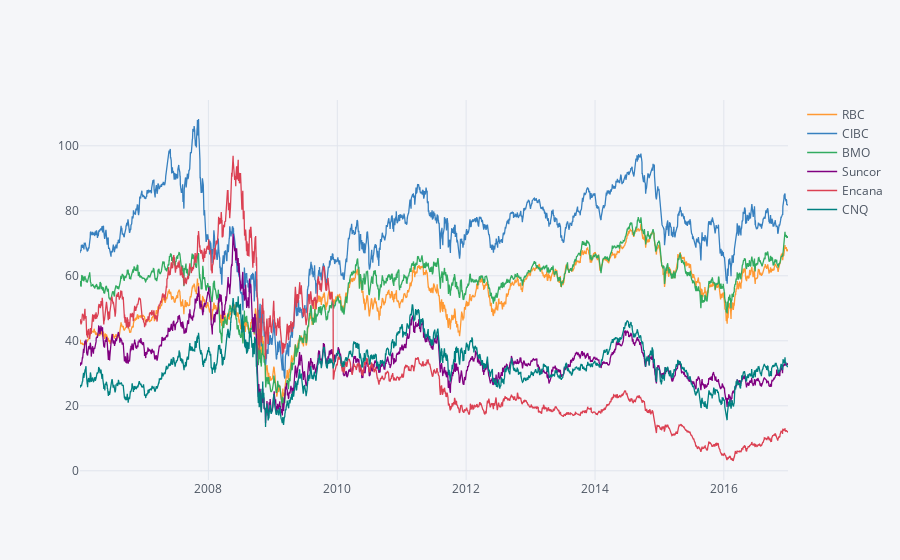

The notebook cell saved with this chart:
### Code cell
bo.xs(key='Close',axis=1,level='Stock').iplot()

### Figure 1 — Plotly figure (JSON) as saved in the notebook; plotly's stock layout.template omitted (floating-point values rounded to 4 significant figures; data arrays with more than 128 entries replaced by an {"elided": "..."} marker saying what was removed)
{"data": [{"line": {"color": "rgba(255, 153, 51, 1.0)", "dash": "solid", "shape": "linear", "width": 1.3}, "mode": "lines", "name": "RBC", "text": "", "type": "scatter", "uid": "35e3ddc2-290d-4369-a758-63340aaa219e", "x": {"elided": "2769 str values"}, "y": {"elided": "2769 float values"}}, {"line": {"color": "rgba(55, 128, 191, 1.0)", "dash": "solid", "shape": "linear", "width": 1.3}, "mode": "lines", "name": "CIBC", "text": "", "type": "scatter", "uid": "d4f961b2-4aba-454d-83b7-2640c2ae7095", "x": {"elided": "2769 str values"}, "y": {"elided": "2769 float values"}}, {"line": {"color": "rgba(50, 171, 96, 1.0)", "dash": "solid", "shape": "linear", "width": 1.3}, "mode": "lines", "name": "BMO", "text": "", "type": "scatter", "uid": "9481950a-5857-40b0-9537-100eb5db161f", "x": {"elided": "2769 str values"}, "y": {"elided": "2769 float values"}}, {"line": {"color": "rgba(128, 0, 128, 1.0)", "dash": "solid", "shape": "linear", "width": 1.3}, "mode": "lines", "name": "Suncor", "text": "", "type": "scatter", "uid": "122d8745-fd98-4c11-8be0-fbe881da35b8", "x": {"elided": "2769 str values"}, "y": {"elided": "2769 float values"}}, {"line": {"color": "rgba(219, 64, 82, 1.0)", "dash": "solid", "shape": "linear", "width": 1.3}, "mode": "lines", "name": "Encana", "text": "", "type": "scatter", "uid": "10bfd1e5-ff0e-42ef-bff1-91698ada08c0", "x": {"elided": "2769 str values"}, "y": {"elided": "2769 float values"}}, {"line": {"color": "rgba(0, 128, 128, 1.0)", "dash": "solid", "shape": "linear", "width": 1.3}, "mode": "lines", "name": "CNQ", "text": "", "type": "scatter", "uid": "465a3634-58e0-4ac3-9684-286fcb732f3c", "x": {"elided": "2769 str values"}, "y": {"elided": "2769 float values"}}], "layout": {"legend": {"bgcolor": "#F5F6F9", "font": {"color": "#4D5663"}}, "paper_bgcolor": "#F5F6F9", "plot_bgcolor": "#F5F6F9", "title": {"font": {"color": "#4D5663"}}, "xaxis": {"gridcolor": "#E1E5ED", "showgrid": true, "tickfont": {"color": "#4D5663"}, "title": {"font": {"color": "#4D5663"}, "text": ""}, "zerolinecolor": "#E1E5ED"}, "yaxis": {"gridcolor": "#E1E5ED", "showgrid": true, "tickfont": {"color": "#4D5663"}, "title": {"font": {"color": "#4D5663"}, "text": ""}, "zerolinecolor": "#E1E5ED"}}}
